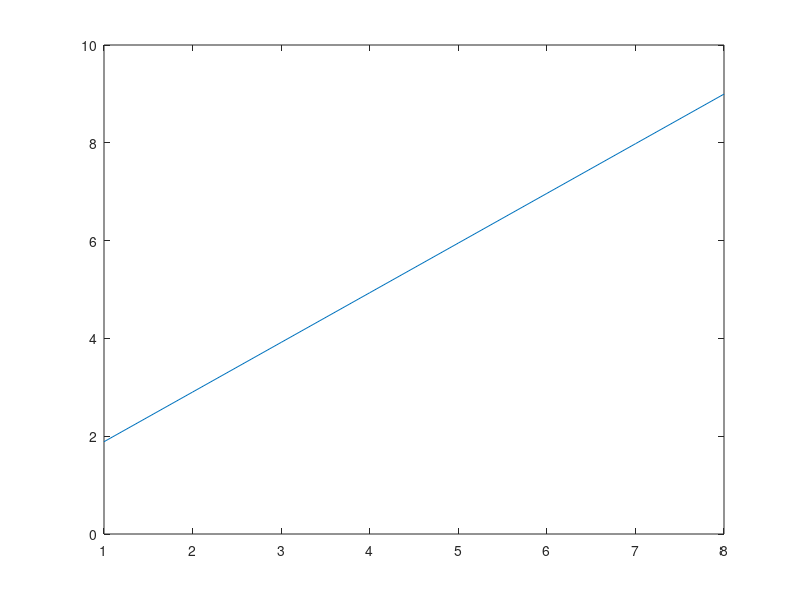

Here is the MATLAB script that generated this plot:
#N = 8;
#Sx = 44;
#Sy = 44;
#Sxy = 314.9;
#Sxx = 320;
#Syy = 313.2;
#XX = 3.066;
x = 1:1:8

format short
disp("\n")
xi = [1; 2; 3; 5; 6; 8; 9; 10]
disp("\n")
yi = [1.5; 2; 4; 4.6; 4.7; 8.5; 8.8; 9.9]
disp("\n")


xiyi = xi.*yi
disp("\n")
xi2 = xi.*xi
disp("\n")
yi2 = yi.*yi
disp("\n")

N = length(xi)
Sx = sum(xi)
Sy = sum(yi)
Sxy = sum(xiyi)
Sxx = sum(xi2)
Syy = sum(yi2)


n = (Sxx * Sy - Sx * Sxy) / (N * Sxx - Sx * Sx)
m = (N * Sxy - Sx * Sy) / (N * Sxx - Sx * Sx)
r = (N * Sxy - Sx * Sy) / (sqrt(N * Sxx - Sx * Sx) * sqrt(N * Syy - Sy * Sy))

nmxy = (n+(m*xi)-yi).^2
XX = sum(nmxy)

Em = sqrt((N / (N * Sxx - Sx * Sx)) * ((XX) / (N - 2)))
En = sqrt( (Sxx / (N * Sxx - Sx * Sx)) * (XX) / (N - 2) )
y = (m + Em) * x + (n +En);



#plot(x, xi,"-;xi;" , x, yi, "-;yi;", x, xiyi, "-;xiyi;", x, xi2,"-;xixi;", x, yi2, "-;yiyi;", x, nmxy, "-;nmxy;", x, y, "-;Recta;")
#plot(x, xi, "-;XI;", 'linewidth', 10,)

plot(y)

#plot(x, xi,"-;xi;" ,'linewidth', 10)
 #plotyy(x, yi, "-;yi;",'linewidth', 10)
 #plotyy(x, xiyi, "-;xiyi;",'linewidth', 10)
 #plotyy(x, xi2,"-;xixi;",'linewidth', 10)
 #plotyy(x, yi2, "-;yiyi;", 'linewidth', 10)
 #plotyy(x, nmxy, "-;nmxy;", 'linewidth', 10)








#y = (m + Em) * x + (n +En)